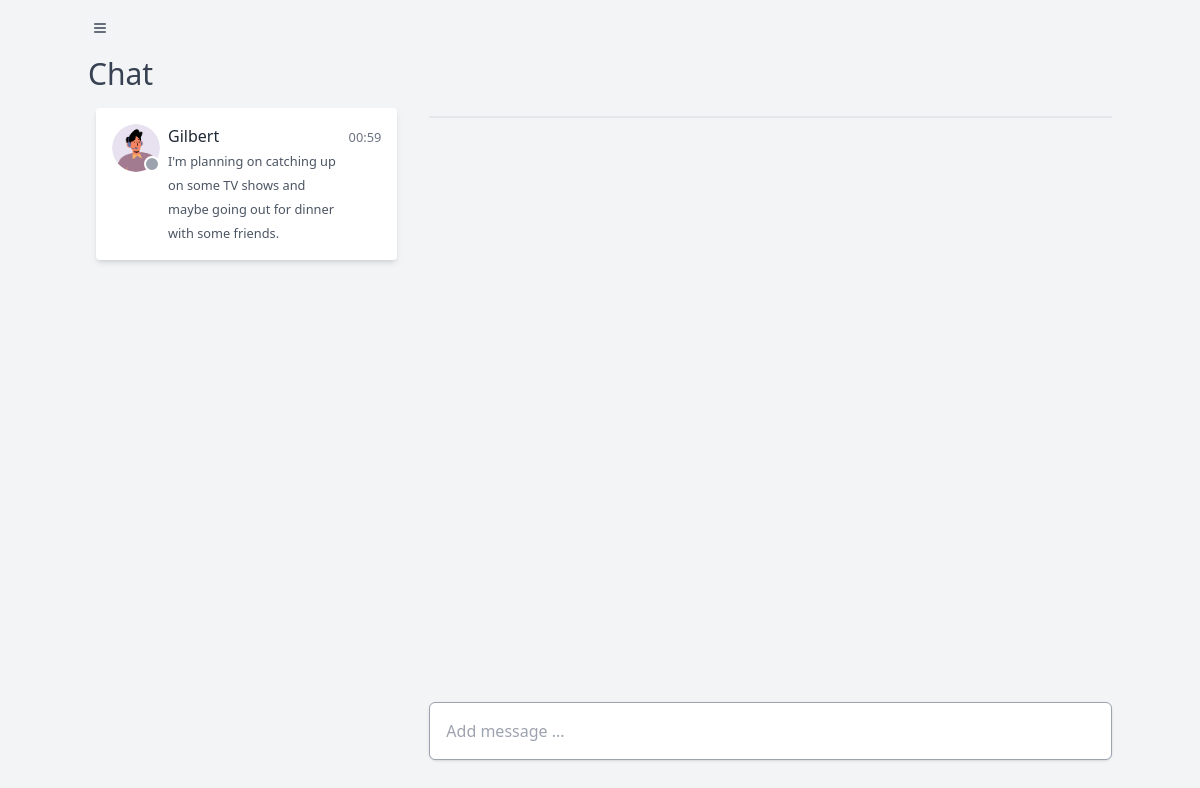
Screenshot of / (signed in) with the database file from the repository.
### chat/models.py (models this page shows, shortened)
class Profile(models.Model):
    user = models.OneToOneField(User, on_delete=models.CASCADE)
    avatar = models.ImageField(upload_to='avatars/', null=True, blank=True)

class Chat(models.Model):
    chat_id = models.CharField(max_length=36, unique=True, default=uuid4)
    chat_name = models.CharField(max_length=128, null=True, blank=True)
    members = models.ManyToManyField(User, related_name="chat_groups", blank=True)
    is_private = models.BooleanField(default=False)

class Message(models.Model):
    chat = models.ForeignKey(
        Chat, related_name="chat_messages", on_delete=models.CASCADE
    )
    sender = models.ForeignKey(User, on_delete=models.CASCADE)
    content = models.TextField()
    timestamp = models.DateTimeField(auto_now_add=True)
    class Meta:
        ordering = ["-timestamp"]

### chat/views.py (the view)
# urls.py: path("", views.home, name="home"),
@login_required
def home(request):
    chats = User.objects.get(pk=request.user.pk).chat_groups.all()
    return render(
        request, "chat/index.html", {"chats": chats, "csrftoken": get_token(request)}
    )

### chat/templates/chat/index.html (shortened to what this page needs)
<!DOCTYPE html>
<html lang="en">
    <head>
        <script src="https://cdn.tailwindcss.com"></script>
    </head>
    <body>
        <div class="w-full h-screen">
            <div class="flex-1 bg-gray-100 w-full h-full">
                <div class="main-body container m-auto w-11/12 h-full flex flex-col">
                    <div class="py-4 flex-2 flex flex-row">
                        <div class="flex-1">
                            <span class="xl:hidden inline-block text-gray-700 hover:text-gray-900 align-bottom">
                                <span class="block h-6 w-6 p-1 rounded-full hover:bg-gray-400">
                                    <svg class="w-4 h-4"
                                         fill="none"
                                         stroke-linecap="round"
                                         stroke-linejoin="round"
                                         stroke-width="2"
                                         stroke="currentColor"
                                         viewBox="0 0 24 24">
                                        <path d="M4 6h16M4 12h16M4 18h16"></path>
                                    </svg>
                                </span>
                            </span>
                        </div>
                    </div>
                    <div class="main flex-1 flex flex-col">
                        <div class="hidden lg:block heading flex-2">
                            <h1 class="text-3xl text-gray-700 mb-4">Chat</h1>
                        </div>
                        <div class="flex-1 flex h-full">
                            {% include "chat/sidebar.html" %}
                            <div id="chat-area" class="flex-1 flex flex-col">
                                <div class="flex-3">
                                    <h2 id="chat-name" class="text-xl py-1 mb-8 border-b-2 border-gray-200"></h2>
                                </div>
                                <div id="chat-messages" class="flex-1 overflow-auto"></div>
                                <div class="flex-2 pt-4 pb-10">
                                    <div class="write bg-white shadow flex rounded-lg">
                                        <form id="chat_message_form" class="w-full">
                                            <input type="text"
                                                   name="content"
                                                   placeholder="Add message ..."
                                                   class="w-full block outline-none py-4 px-4 bg-transparent rounded-md border border-gray-400 focus:outline-none"
                                                   maxlength="300"
                                                   autofocus=""
                                                   id="id_content" />
                                        </form>
                                    </div>
                                </div>
                            </div>
                        </div>
                    </div>
                </div>
            </div>
        </div>
    </body>
</html>

### chat/templates/chat/sidebar.html (shortened to what this page needs)
<div class="sidebar hidden lg:block w-1/3 pr-6">
    <div class="flex-1 h-full overflow-auto px-2">
        {% for chat in chats %}
            {% for member in chat.members.all %}
                {% if not member == user %}
                    <div class="entry max-w-96 cursor-pointer transform hover:scale-105 duration-300 transition-transform bg-white mb-4 rounded p-4 flex shadow-md chat-room"
                         data-chat-id="{{ chat.chat_id }}"
                         data-chat-name="{{ member.first_name }}">
                        <div class="flex-2">
                            <div class="w-12 h-12 relative">
                                <img class="w-12 h-12 rounded-full mx-auto"
                                     src="{{ member.profile.avatar.url }}"
                                     alt="chat-user" />
                                <span class="absolute w-4 h-4 bg-gray-400 rounded-full right-0 bottom-0 border-2 border-white"></span>
                            </div>
                        </div>
                        <div class="flex-1 px-2">
                            <div class="truncate w-32">
                                <span class="text-gray-800">{{ member.first_name }}</span>
                            </div>
                            <div>
                                <small class="text-gray-600">{{ chat.chat_messages.first.content }}</small>
                            </div>
                        </div>
                        <div class="flex-2 text-right">
                            <div>
                                <small class="text-gray-500">{{ chat.chat_messages.first.timestamp|date:"H:i" }}</small>
                            </div>
                        </div>
                    </div>
                {% endif %}
            {% endfor %}
        {% endfor %}
    </div>
</div>

### rows the page displays
Chat: chat_messages.first.content "I'm planning on catching up on some TV shows and maybe going out for dinner with some friends.", chat_messages.first.timestamp "00:59"

### other values shown
{{ member.first_name }} "Gilbert"
